Frame 1 (no input): blank canvas, image omitted
Frame 60 (the mouse pressed at the canvas centre just before this capture): blank canvas, image omitted
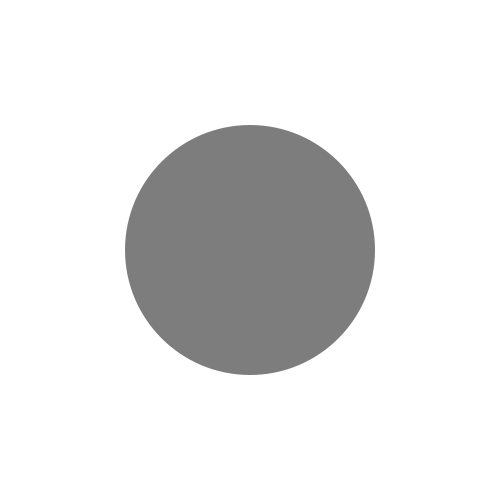
Frame 120 (the mouse held since frame 60 and released just before this capture)

The Processing sketch whose frames 1 and 60 were blank and that drew this single picture after the mouse press (run headless with seeded random() and noise(); from frame 60 on, the mouse is pressed at the canvas centre):

// Processing sketch: sketch_1107codechallenge6
// ── sketch_1107codechallenge6.pde
int x;
int y;

void setup() {
  size(500, 500);
  background(255);
  x = width/2;
  y = height/2;
  noStroke();
}

void draw() {
  background(255);
  fill(map(x,0,width,0,mouseX));
  map(x,0,width/2,0,mouseX);
  ellipse(x, y, (map(x,0,width/2,0,mouseX)), map(x,0,width/2,0,mouseX));
}
